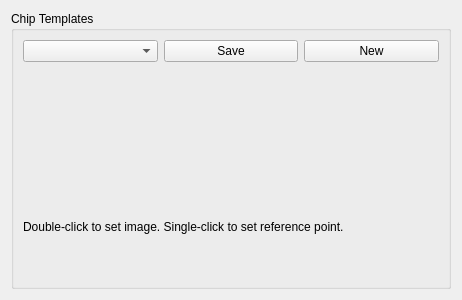
<?xml version="1.0" encoding="UTF-8"?>
<ui version="4.0">
 <class>DicedChipPreferencesForm</class>
 <widget class="QWidget" name="DicedChipPreferencesForm">
  <property name="geometry">
   <rect>
    <x>0</x>
    <y>0</y>
    <width>462</width>
    <height>300</height>
   </rect>
  </property>
  <property name="windowTitle">
   <string>Form</string>
  </property>
  <layout class="QVBoxLayout" name="verticalLayout">
   <item>
    <widget class="QGroupBox" name="groupBox">
     <property name="title">
      <string>Chip Templates</string>
     </property>
     <layout class="QVBoxLayout" name="verticalLayout_2">
      <item>
       <layout class="QHBoxLayout" name="horizontalLayout_2">
        <item>
         <widget class="QComboBox" name="templatesComboBox">
          <property name="minimumSize">
           <size>
            <width>128</width>
            <height>0</height>
           </size>
          </property>
         </widget>
        </item>
        <item>
         <widget class="QPushButton" name="savePushButton">
          <property name="text">
           <string>Save</string>
          </property>
         </widget>
        </item>
        <item>
         <widget class="QPushButton" name="newPushButton">
          <property name="text">
           <string>New</string>
          </property>
         </widget>
        </item>
       </layout>
      </item>
      <item>
       <layout class="QHBoxLayout" name="horizontalLayout_3">
        <item>
         <widget class="DicedChipTemplateLabel" name="probesTemplateLabel" native="true">
          <property name="text" stdset="0">
           <string>Probes Template</string>
          </property>
         </widget>
        </item>
        <item>
         <widget class="DicedChipTemplateLabel" name="chipTemplateLabel" native="true">
          <property name="text" stdset="0">
           <string>Chip Template</string>
          </property>
         </widget>
        </item>
       </layout>
      </item>
      <item>
       <widget class="QLabel" name="label_4">
        <property name="text">
         <string>Double-click to set image. Single-click to set reference point.</string>
        </property>
       </widget>
      </item>
     </layout>
    </widget>
   </item>
  </layout>
 </widget>
 <customwidgets>
  <customwidget>
   <class>DicedChipTemplateLabel</class>
   <extends>QWidget</extends>
   <header>DicedChipTemplateLabel.h</header>
  </customwidget>
 </customwidgets>
 <resources/>
 <connections/>
</ui>
